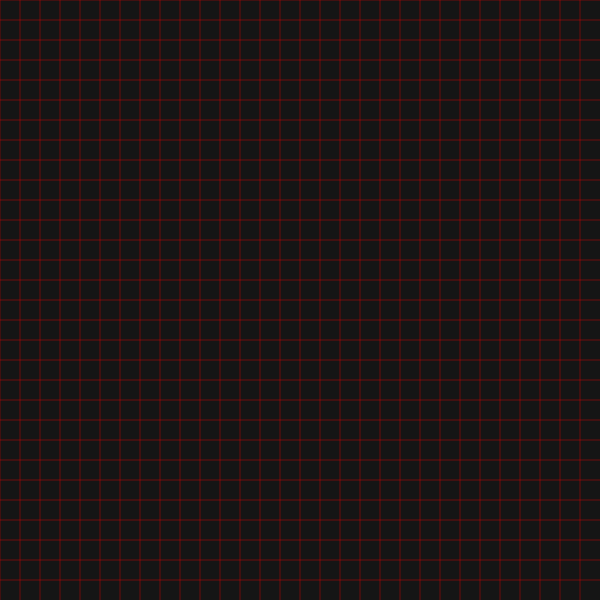
Frame 1 (no input)
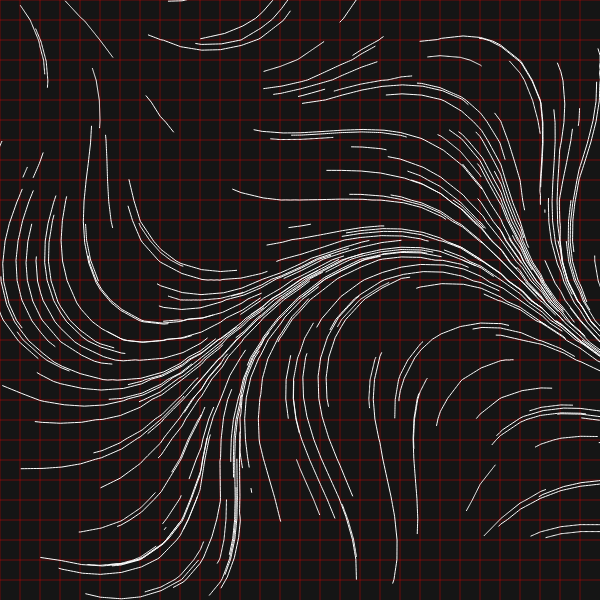
Frame 60 (no input)
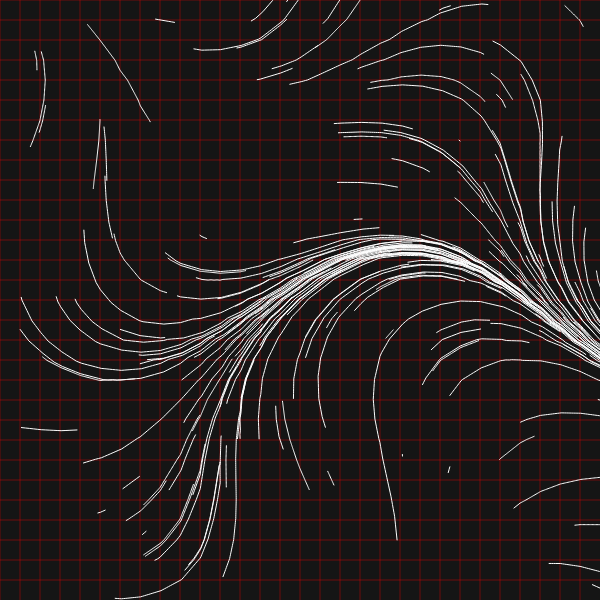
Frame 120 (the mouse pressed at the canvas centre since frame 60)

The p5.js sketch that drew these frames (run headless with seeded random() and noise() and a simulated clock; from frame 60 on, the mouse is pressed at the canvas centre):

// p5.js sketch
// ── sketch.js
class Particle {
  constructor(effect) {
    this.effect = effect;
    this.x = random(effect.width);
    this.y = random(effect.width);
    this.speedX = 0;
    this.speedY = 0;
    this.speedMondifier = random(1, 5);
    this.history = [{ x: this.x, y: this.y }];
    this.maxLength = random(100) + 10;
    this.angle = 0;
    this.timer = this.maxLength * 2;
  }

  draw() {
    beginShape();
    moveTo(this.history[0].x, this.history[0].y);
    stroke(255);
    noFill();
    this.history.forEach((element) => {
      vertex(element.x, element.y);
    });
    endShape();
  }

  update() {
    this.timer -= 1;

    if (this.timer >= 1) {
      let x = floor(this.x / this.effect.cellSize);
      let y = floor(this.y / this.effect.cellSize);
      let index = y * this.effect.cols + x;
      this.angle = this.effect.flowField[index];

      this.speedX = cos(this.angle);
      this.speedY = sin(this.angle);
      this.x += this.speedX * this.speedMondifier;
      this.y += this.speedY * this.speedMondifier;

      this.history.push({ x: this.x, y: this.y });
      if (this.history.length > this.maxLength) {
        this.history.shift();
      }
    } else if (this.history.length > 1) {
      this.history.shift();
    } else {
      this.reset();
    }
  }

  reset() {
    this.x = random(width);
    this.y = random(height);
    this.history = [{ x: this.x, y: this.y }];
    this.timer = this.maxLength * 2;
  }
}

class Effect {
  constructor(width, height) {
    this.width = width;
    this.height = height;
    this.particles = [];
    this.numberParticles = 200;
    this.cellSize = 20;
    this.rows = 0;
    this.cols = 0;
    this.flowField = [];
    this.curve = 1;
    this.zoom = 0.2;
  }

  init() {
    this.cols = floor(this.width / this.cellSize);
    this.rows = floor(this.height / this.cellSize);
    this.flowField = [];
    this.particles = [];

    for (let y = 0; y < this.rows; y++) {
      for (let x = 0; x < this.cols; x++) {
        let angle = (cos(x * this.zoom) + sin(y * this.zoom)) * this.curve;
        this.flowField.push(angle);
      }
    }

    for (let i = 0; i < this.numberParticles; i++) {
      this.particles.push(new Particle(this));
    }
  }

  drawGrid() {
    push();
    strokeWeight(0.4);
    stroke(250, 0, 0);
    for (let c = 0; c < this.cols; c++) {
      line(this.cellSize * c, 0, this.cellSize * c, this.height);
    }
    for (let r = 0; r < this.cols; r++) {
      line(0, this.cellSize * r, this.width, this.cellSize * r);
    }
    pop();
  }

  render() {
    this.drawGrid();
    this.particles.forEach((particle) => {
      particle.draw();
      particle.update();
    });
  }
}

let effect;

function setup() {
  createCanvas(600, 600);

  effect = new Effect(width, height);
  effect.init();
}

function draw() {
  background(21);
  effect.render();
}
